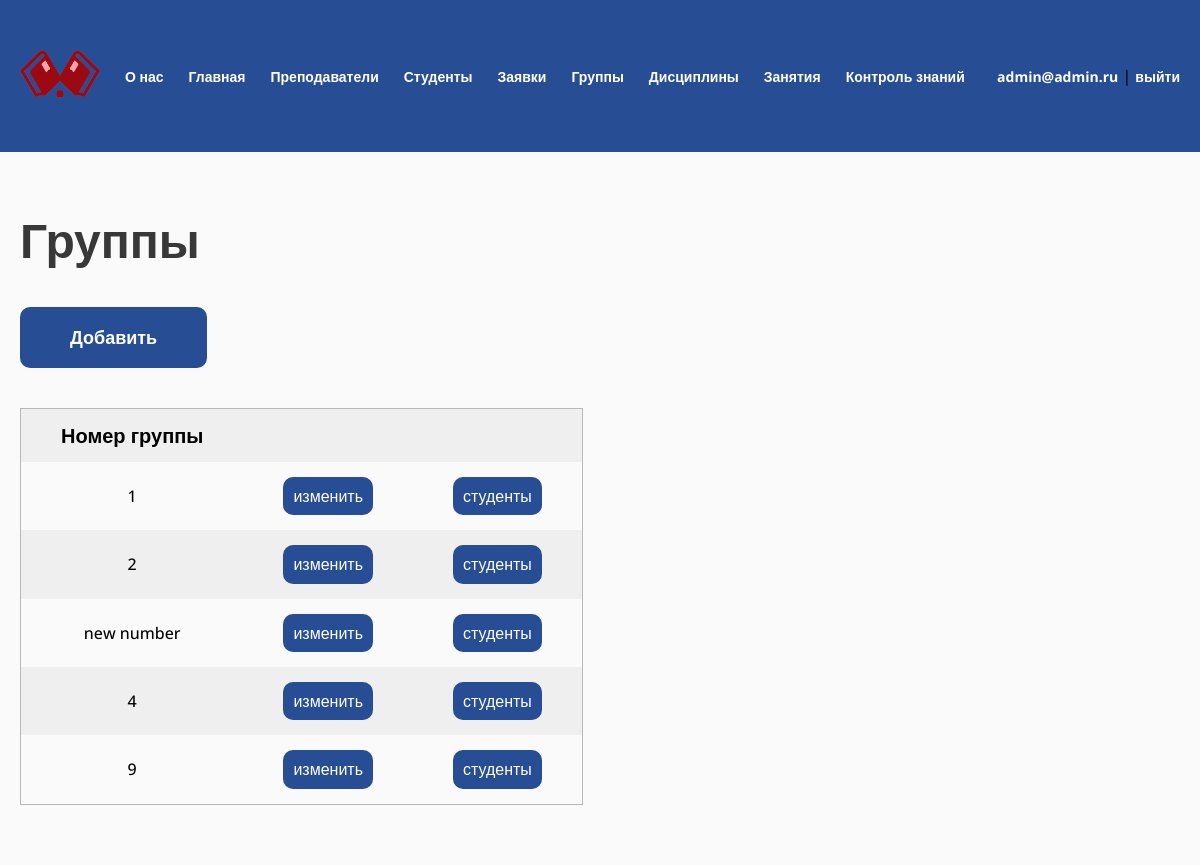
/groups/ (signed in), run on an earlier commit of the app's database.
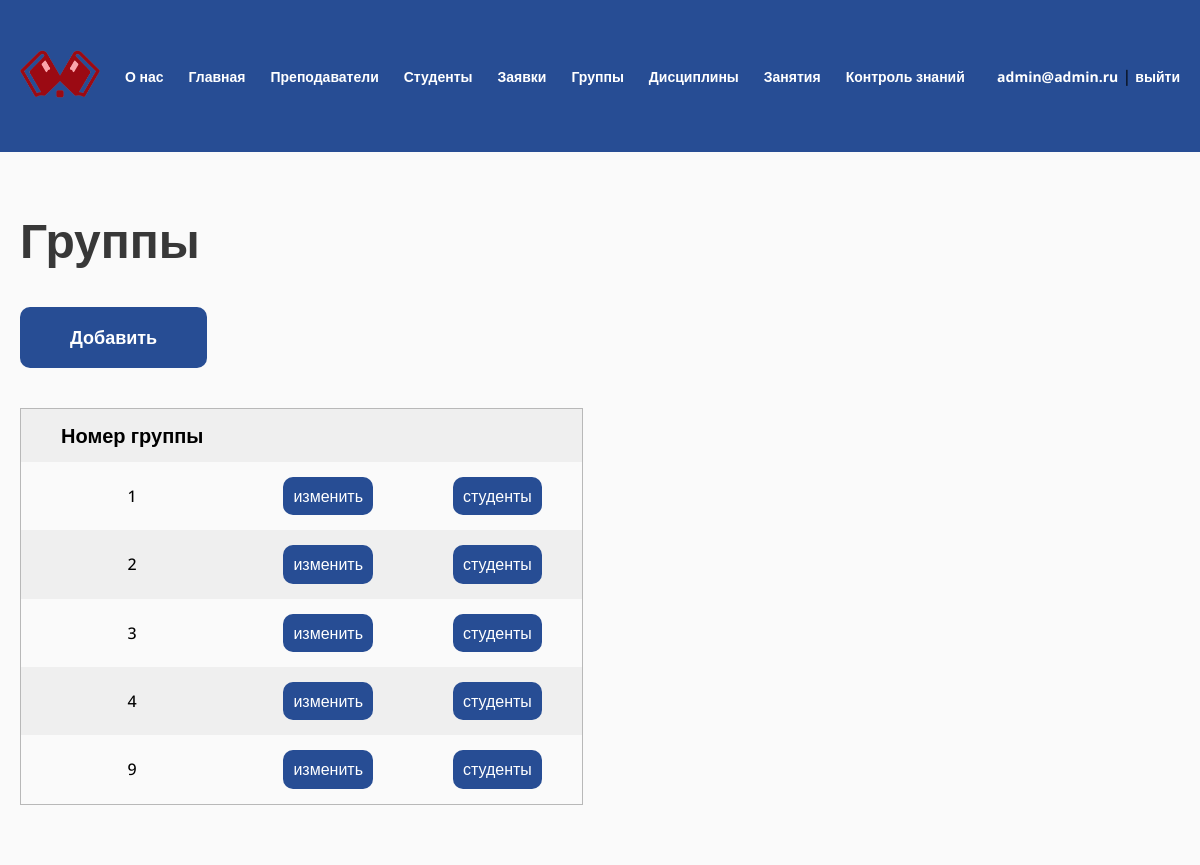
And on a later commit of the database.
### study/models.py (models this page shows, shortened)
class Group(models.Model):
    number = models.CharField(max_length=32)
    students = models.ManyToManyField(User, blank=True)
    class Meta:
        verbose_name = "Группа"
        verbose_name_plural = "Группы"

### study/views.py (the view)
# urls.py: path("groups/", views.GroupsListView.as_view(), name="groups"),
@method_decorator(admin_only, name="dispatch")
class GroupsListView(LoginRequiredMixin, ListView):
    model = Group
    context_object_name = "objects"
    template_name = "study/group/list.html"

### study/templates/study/group/list.html (shortened to what this page needs)
{% extends "base.html" %}
{% load static %}
{% block extra_css %}
<link rel="stylesheet" href="{% static 'css/table.css' %}">
{% endblock %}
{% block content %}
<section >
    <h1 class="h1">Группы</h1>
    <a href="{% url 'group-add' %}" class="btn mt-40">Добавить</a>
    <div class="table-wrapper mt-40">
        <table class="table">
        <thead>
            <tr>
                <th>Номер группы</th>
                <th></th>
                <th></th>
            </tr>
        </thead>
        <tbody>
            {% for object in objects %}
            <tr>
                <td>{{ object.number }}</td>
                <td>
                    <a href="{% url 'group' object.pk %}" class="btn btn-table">изменить</a>
                </td>
                <td>
                    <a href="{% url 'group-students' object.pk %}" class="btn btn-table">студенты</a>
                </td>
            </tr>
            {% endfor %}
        </tbody>
    </table>
    </div>
</section>
{% endblock %}

What changed in the data, as far as the page shows it:
changed Group (number 3 of 5 on the later page): number "new number" → "3"
